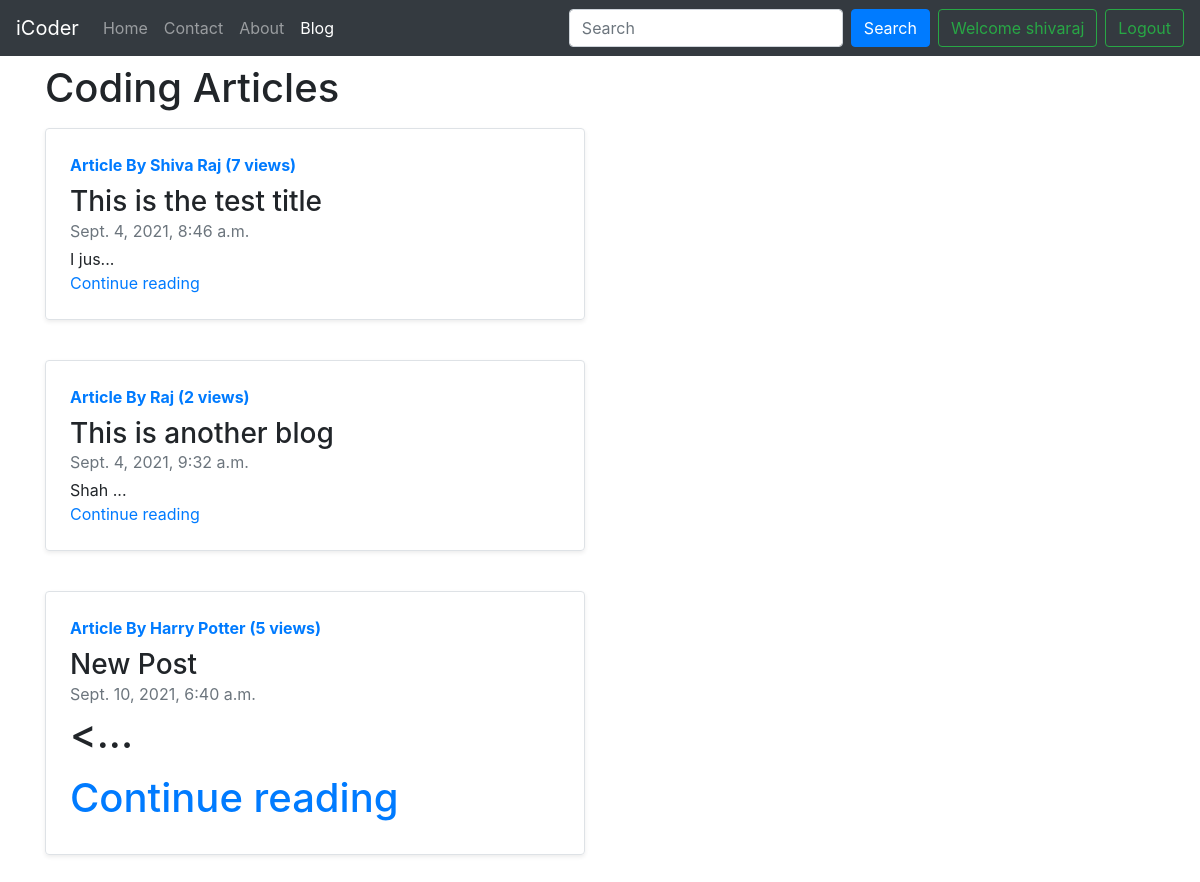
Page /blog/ (signed in) on the committed database.
### blog/models.py (models this page shows, shortened)
class Post(models.Model):
    sno=models.AutoField(primary_key=True)
    title=models.CharField(max_length=255)
    author=models.CharField(max_length=255)
    slug=models.CharField(max_length=255,default="")
    views=models.IntegerField(default=0)
    content=models.TextField()
    timestamp=models.DateTimeField(auto_now_add=True)

### blog/views.py (the view)
# urls.py: path('', views.blogHome,name="blogHome"),
def blogHome(request):
    allPosts=Post.objects.all()
    context={'allPosts':allPosts}
    return render(request,'blog/blogHome.html',context)

### templates/blog/blogHome.html (shortened to what this page needs)
{% extends 'base.html' %}
{% block blogactive %}active{% endblock %}
{% block body %}
<div class="container my-2">
  <h1>Coding Articles</h1>
  {% for post in allPosts %}
  <div class="row mb-2 my-3">
    <div class="col-md-6">
      <div class="row no-gutters border rounded overflow-hidden flex-md-row mb-4 shadow-sm h-md-250 position-relative">
        <div class="col p-4 d-flex flex-column position-static">
          <strong class="d-inline-block mb-2 text-primary">Article By {{post.author|safe}} ({{post.views}} views)</strong>
          <h3 class="mb-0">{{post.title|safe}}</h3>
          <div class="mb-1 text-muted">{{post.timestamp}}</div>
          <p class="card-text mb-auto">{{post.content|slice:5|safe}}...</p>
          <a href="/blog/{{post.slug}}" class="stretched-link">Continue reading</a>
        </div>
      </div>
    </div>
  </div>
  {% endfor %}
</div>
{% endblock %}

### templates/base.html (shortened to what this page needs)
<!doctype html>
<html lang="en">
<head>
  <link rel="stylesheet" href="https://cdn.jsdelivr.net/npm/bootstrap@4.5.3/dist/css/bootstrap.min.css"
>
</head>
<body>
  <nav class="navbar navbar-expand-lg navbar-dark bg-dark">
    <a class="navbar-brand" href="/">iCoder</a>
    <div class="collapse navbar-collapse" id="navbarSupportedContent">
      <ul class="navbar-nav mr-auto">
        <li class="nav-item {% block homeactive %}{% endblock %}">
          <a class="nav-link" href="/">Home <span class="sr-only">(current)</span></a>
        </li>
        <li class="nav-item {% block contactactive %}{% endblock %}">
          <a class="nav-link" href="/contact">Contact</a>
        </li>
        <li class="nav-item {% block aboutactive %}{% endblock %}">
          <a class="nav-link" href="/about">About</a>
        </li>
        <li class="nav-item {% block blogactive %}{% endblock %}">
          <a class="nav-link" href="/blog">Blog</a>
        </li>
      </ul>
      <form method="get" action="/search" class="form-inline my-2 my-lg-0">
        <input name="query" id="query" class="form-control mr-sm-2" type="search" placeholder="Search"
          aria-label="Search">
        <button class="btn btn-primary my-2 my-sm-0" type="submit">Search</button>
      </form>
      {% if user.is_authenticated %}
        <button class="btn btn-outline-success mx-2 my-2 my-sm-0" type="submit">Welcome {{request.user}}</button>
        <a href="/logout"><button class="btn btn-outline-success my-2 my-sm-0" type="submit">Logout</button></a>
      {% endif %}
    </div>
  </nav>
  {% block body %}
  {% endblock %}
</body>
</html>

### rows in the picture
Post: author "Shiva Raj", views "7", title "This is the test title", timestamp "Sept. 4, 2021, 8:46 a.m.", content "I jus"
Post: author "Raj", views "2", title "This is another blog", timestamp "Sept. 4, 2021, 9:32 a.m.", content "Shah"
Post: author "Harry Potter", views "5", title "New Post", timestamp "Sept. 10, 2021, 6:40 a.m.", content "<"

### other values in the picture
{{ request.user }} "shivaraj"
